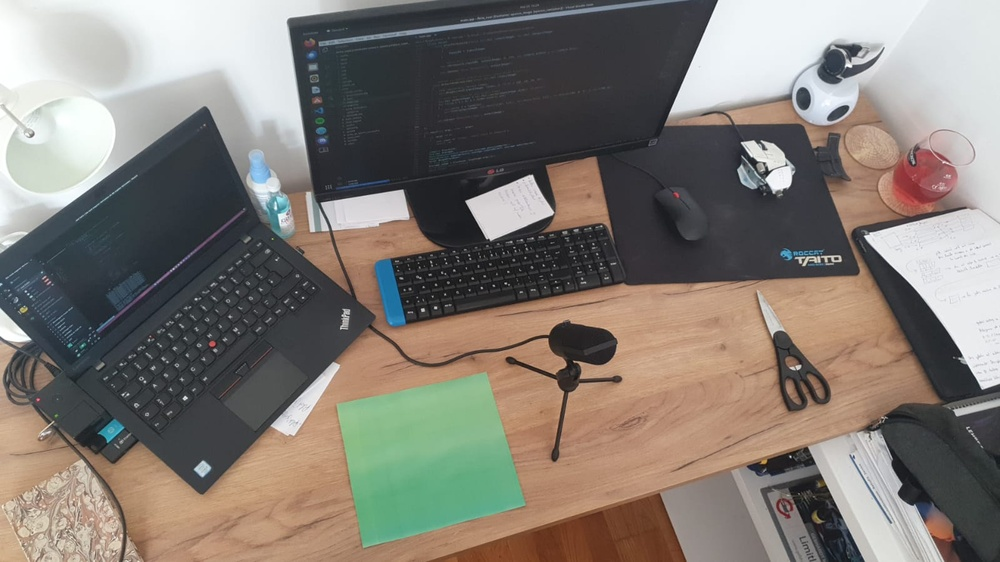
//> input picture hough_circles/greenDesk.jpeg, 1000 x 562 px, shrunk from 1599 x 899 before the run
$ ./main greenDesk.jpeg   (built with g++ and OpenCV 4)
//> lines starting //> are read from the running program, lines starting //| are printed output that depends on the picture; after the words box and inside, x2 and y2 are one past the last pixel; in counts of white or black regions, pixels touching at a corner belong together
#include "iostream"
#include "opencv2/opencv.hpp"

struct Storage
{
    // images
    cv::Mat image;
    cv::Mat convoloutedImage;
    cv::Mat graySegmentedImage;
    cv::Mat sobledImage;
    cv::Mat otsuImage;
    // vector for channels BGR
    std::vector<cv::Mat> channelsBGR;
    // mean kernal
    cv::Mat meanKernel = cv::Mat::ones(3, 3, CV_32F) * 1 / 9;
    // gaussian kernal
    cv::Mat gaussianKernel = (cv::Mat_<float>(3, 3) << 1 / 16.0, 2 / 16.0, 1 / 16.0,
                              2 / 16.0, 4 / 16.0, 2 / 16.0,
                              1 / 16.0, 2 / 16.0, 1 / 16.0);
    // sobel X/Y
    cv::Mat sobelXKernel = (cv::Mat_<float>(3, 3) << -1, 0, 1,
                            -2, 0, 2,
                            -1, 0, 1);

    cv::Mat sobelYKernel = (cv::Mat_<float>(3, 3) << -1, -2, -1,
                            0, 0, 0,
                            1, 2, 1);
};

class CvBasic
{
private:
    int lh = 50, uh = 80, ls = 50, us = 130, lv = 160, uv = 200;

public:
    // constructor
    CvBasic()
    {
        // initialize the segmentation window and sliders
        cv::namedWindow("Segmentation");
        cv::createTrackbar("Lower Hue", "Segmentation", &lh, 180);
        cv::createTrackbar("Upper Hue", "Segmentation", &uh, 180);
        cv::createTrackbar("Lower Saturation", "Segmentation", &ls, 255);
        cv::createTrackbar("Upper Saturation", "Segmentation", &us, 255);
        cv::createTrackbar("Lower Value", "Segmentation", &lv, 255);
        cv::createTrackbar("Upper Value", "Segmentation", &uv, 255);
    };
    // destructor
    ~CvBasic(){};

    // methods
    // load image & use clone to process
    cv::Mat loadImage(std::string imgPath)
    {
//> called with imgPath = "greenDesk.jpeg"
        cv::Mat image = cv::imread(imgPath).clone();
//> image is the input picture: 562 rows x 1000 cols, CV_8UC3; mean B, G, R 116.2, 123.3, 130.1
        return image;
    };
    // show image dimensions
    void showImgDimension(cv::Mat image)
    {
        std::cout << "[" << image.rows << "x" << image.cols << "x" << image.channels() << "]" << std::endl;
    };
    // convert the input BGR image to HSV color space for easier color segmentation
    void segmentImage(const cv::Mat &image, cv::Mat &storageImage)
    {
        cv::Mat hsv;
        cv::cvtColor(image, hsv, cv::COLOR_BGR2HSV);
//> hsv: 562 rows x 1000 cols, CV_8UC3; mean H, S, V 70.3, 48.1, 137.2

        cv::Mat segmentMask;
        cv::inRange(hsv, cv::Scalar(lh, ls, lv), cv::Scalar(uh, us, uv), segmentMask);
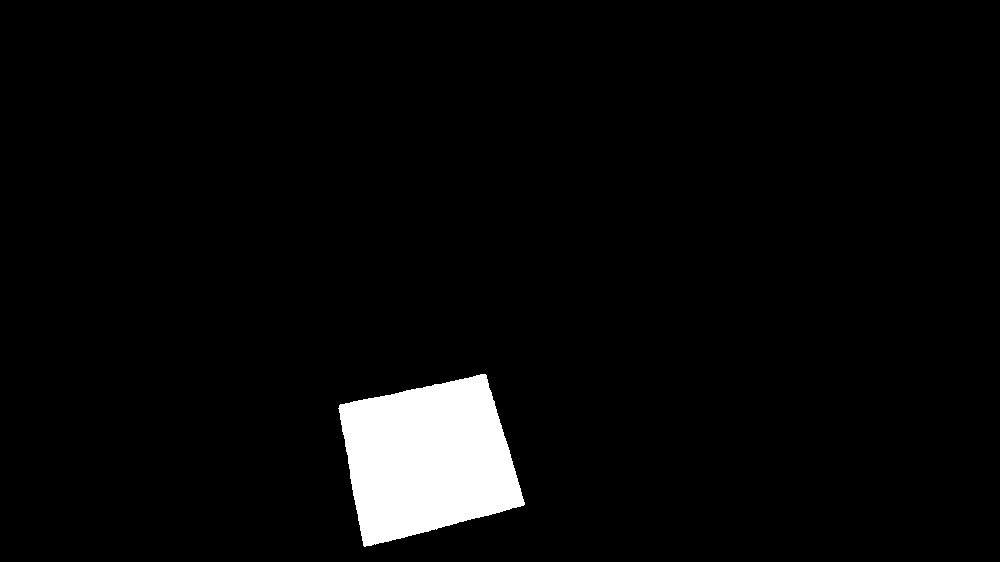
//> segmentMask: 562 rows x 1000 cols, CV_8UC1; 4% white; 1 white region, box (x1, y1, x2, y2) and area: (338, 374, 525, 547) 22496

        cv::Mat segmentedImage;

        image.copyTo(segmentedImage, segmentMask);
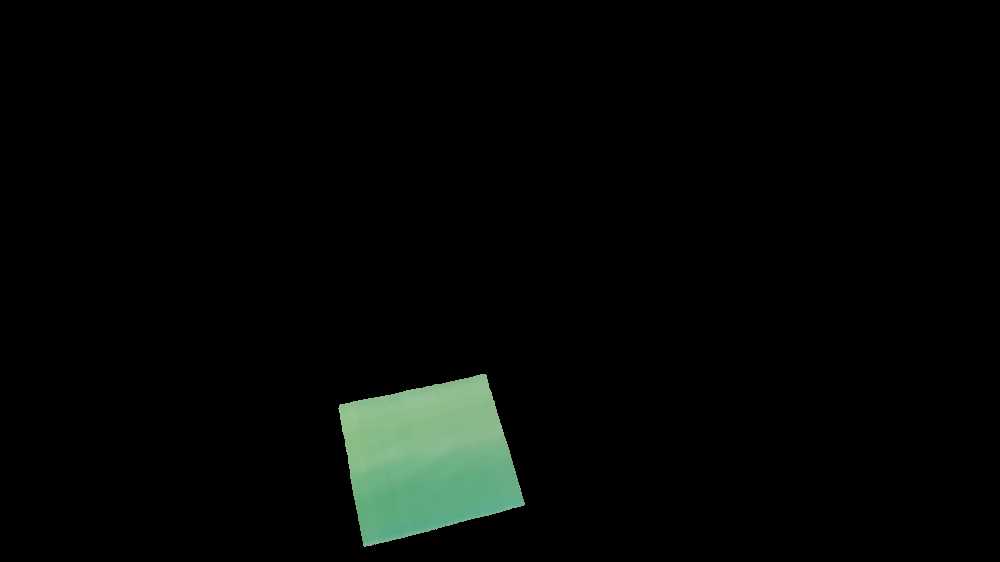
//> segmentedImage: 562 rows x 1000 cols, CV_8UC3; mean B, G, R 5.4, 7.2, 4.8

        cv::Mat grayScaleImage;
        cv::cvtColor(segmentedImage, grayScaleImage, cv::COLOR_BGR2GRAY);
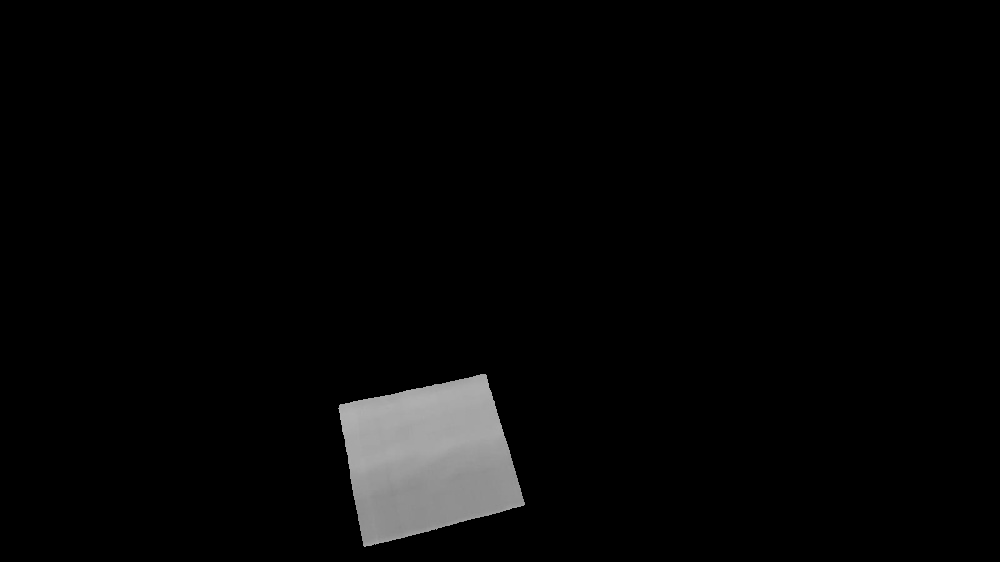
//> grayScaleImage: 562 rows x 1000 cols, CV_8UC1; min 0, max 180, mean 6.3

        grayScaleImage.convertTo(storageImage, CV_32F);

        cv::imshow("segmented", storageImage);
        cv::imshow("gray", grayScaleImage);
    };
};

class DiscreteConvolution
{
private:
    cv::Mat kernel;

public:
    DiscreteConvolution(const cv::Mat &kernel) : kernel(kernel) {}

    cv::Mat conv(const cv::Mat &image)
    {
        cv::Mat output = cv::Mat::zeros(image.size(), CV_32F);

        int kernelRadiusX = kernel.cols / 2;
        int kernelRadiusY = kernel.rows / 2;
        // iterate over each pixel in the image, avoiding the edges to prevent accessing outside the image bounds.
        for (int y = kernelRadiusY; y < image.rows - kernelRadiusY; y++)
        {
            for (int x = kernelRadiusX; x < image.cols - kernelRadiusX; x++)
            {
                float sum = 0.0;
                // Iterate over the kernel.
                for (int k = -kernelRadiusY; k <= kernelRadiusY; k++)
                {
                    for (int l = -kernelRadiusX; l <= kernelRadiusX; l++)
                    {
                        // Multiply the kernel value by the corresponding image pixel value and add to sum.
                        // The kernel is centered on the current pixel (x, y).
                        sum += kernel.at<float>(k + kernelRadiusY, l + kernelRadiusX) *
                               image.at<float>(y + k, x + l);
                    }
                }
                output.at<float>(y, x) = sum;
            }
        }
        return output;
    }
};

class SobelDetector
{
private:
    DiscreteConvolution sobelX;
    DiscreteConvolution sobelY;

public:
    // constructor which accepts sobel kernels for X and Y directions
    SobelDetector(const cv::Mat &sobelXKernel, const cv::Mat &sobelYKernel)
        : sobelX(sobelXKernel), sobelY(sobelYKernel) {}

    // method to calculate Sobel edges
    void getEdges(const cv::Mat &grayScaleSegmentedImage, cv::Mat &sobledImage)
    {
        // apply sobel operator in X and Y directions
        cv::Mat sobelXResult = sobelX.conv(grayScaleSegmentedImage);
//> after the loop in conv (call 2), `for (int y = kernelRadiusY; y < image.rows - kernelRadiusY; y++)`:
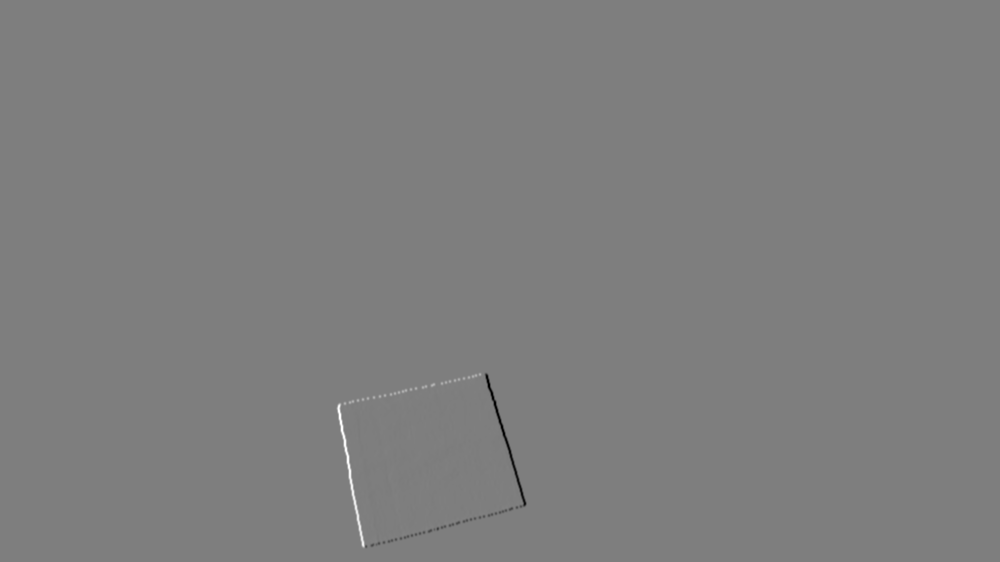
//> output: 562 rows x 1000 cols, CV_32FC1; min -519.5, max 529.2, mean 0; drawn with min black and max white
        cv::Mat sobelYResult = sobelY.conv(grayScaleSegmentedImage);

        // calculate gradient magnitude
        cv::Mat gradientMagnitude;
        cv::magnitude(sobelXResult, sobelYResult, gradientMagnitude);
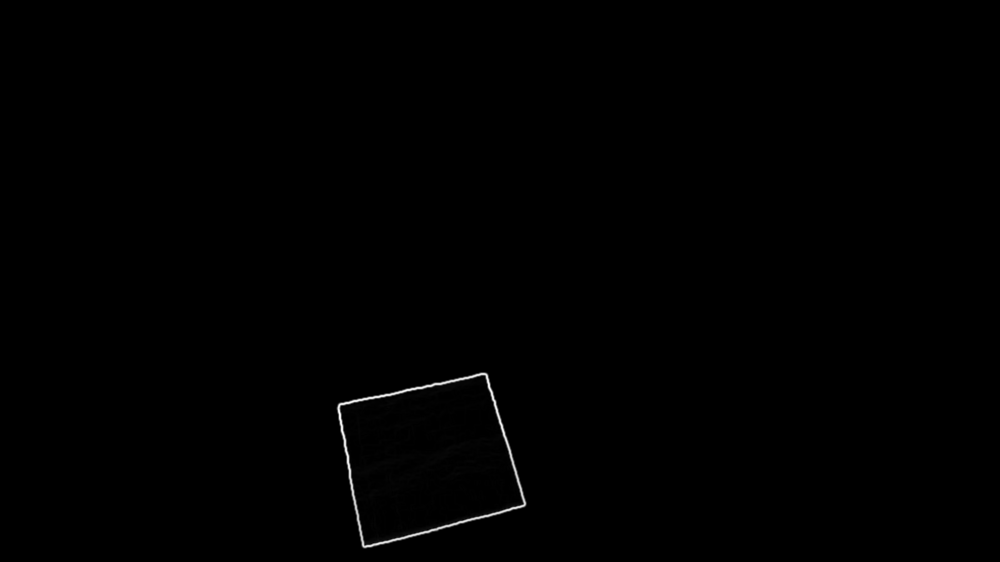
//> gradientMagnitude: 562 rows x 1000 cols, CV_32FC1; min 0, max 563.7, mean 1.5; drawn with min black and max white

        // normalize the gradient for display
        cv::normalize(gradientMagnitude, sobledImage, 0, 255, cv::NORM_MINMAX, CV_32FC1);

        cv::imshow("sobelX", sobelXResult);
        cv::imshow("sobelY", sobelYResult);
        cv::imshow("sobeled", sobledImage);
    }
};

class Hough
{
public:
    // Method to perform Otsu's thresholding
    void otsuThreshold(const cv::Mat &inputImage, cv::Mat &outputImage)
    {
        // Convert to 8-bit image for Otsu's thresholding if necessary
        cv::Mat input8U;
        if (inputImage.type() != CV_8U)
        {
            inputImage.convertTo(input8U, CV_8U);
        }
        else
        {
            input8U = inputImage;
        }

        // Apply Otsu's thresholding
        cv::threshold(input8U, outputImage, 0, 255, cv::THRESH_BINARY | cv::THRESH_OTSU);
//> outputImage: 562 rows x 1000 cols, CV_8UC1; 0.26% white in thin lines or dots, all inside (x1, y1, x2, y2) = (337, 373, 526, 548)

        cv::imshow("Otsu Threshold", outputImage);
    }

    // Method to detect and draw lines using Hough Transform
    void detectAndDrawLines(const cv::Mat &inputImage, cv::Mat &srcImage)
    {
        std::vector<cv::Vec4i> lines;
        cv::HoughLinesP(inputImage, lines, 1, CV_PI / 180, 50, 50, 10);
//> lines = 8 lines (x1, y1, x2, y2): [364, 547, 525, 504], [338, 404, 486, 373], [337, 407, 362, 546], [371, 546, 525, 505], [486, 374, 525, 503], [485, 374, 524, 503], [338, 405, 363, 547], [339, 405, 487, 374]

        // Draw the lines on the output image
        cv::Mat srcLinesImg = srcImage.clone();
        for (size_t i = 0; i < lines.size(); i++)
        {
            cv::Vec4i l = lines[i];
            cv::line(srcLinesImg, cv::Point(l[0], l[1]), cv::Point(l[2], l[3]), cv::Scalar(255, 0, 0), 2, cv::LINE_AA);
        }
//> this loop made 8 passes
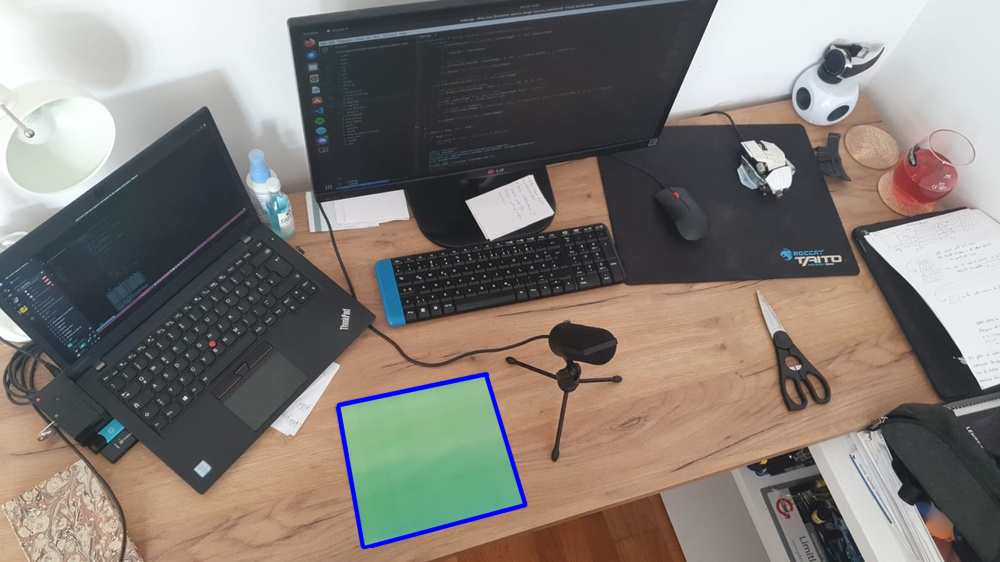
//> srcLinesImg: 562 rows x 1000 cols, CV_8UC3; 0.63% of pixels changed, all inside (x1, y1, x2, y2) = (335, 371, 528, 550)

        cv::imshow("Detected Lines", srcLinesImg);
    }
};

int main(int argc, char **argv)
{
    if (argc != 2)
    {
        std::cout << "Usage: ./main <path_to_image>\n";
        return -1;
    }

    CvBasic Processor;
    Storage Storage;
    DiscreteConvolution Convolver(Storage.gaussianKernel);
    SobelDetector SobelDetector(Storage.sobelXKernel, Storage.sobelYKernel);
    Hough HoughProcessor;
    // load image
    Storage.image = Processor.loadImage(argv[1]);
    // to adjust while running
    while (true)
    {
        // segment image
        Processor.segmentImage(Storage.image, Storage.graySegmentedImage);
        // convolute image
        Storage.convoloutedImage = Convolver.conv(Storage.graySegmentedImage);
        // sobel x and y
        SobelDetector.getEdges(Storage.convoloutedImage, Storage.sobledImage);

        HoughProcessor.otsuThreshold(Storage.sobledImage, Storage.otsuImage);

        HoughProcessor.detectAndDrawLines(Storage.otsuImage, Storage.image);

        char key = (char)cv::waitKey(30);
//> the Esc key is pressed
        if (key == 27)
            break;
    };
    return 0;
};
